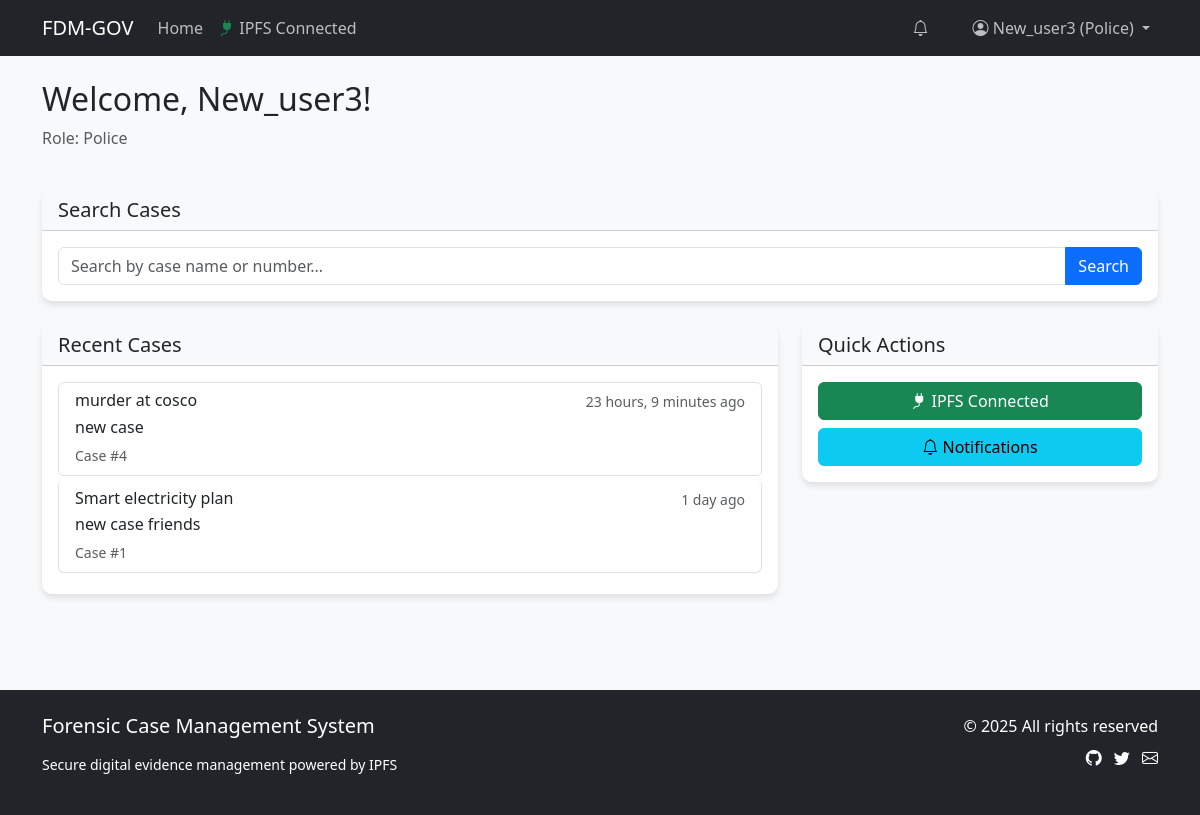
Page / (signed in) on the earlier database version.
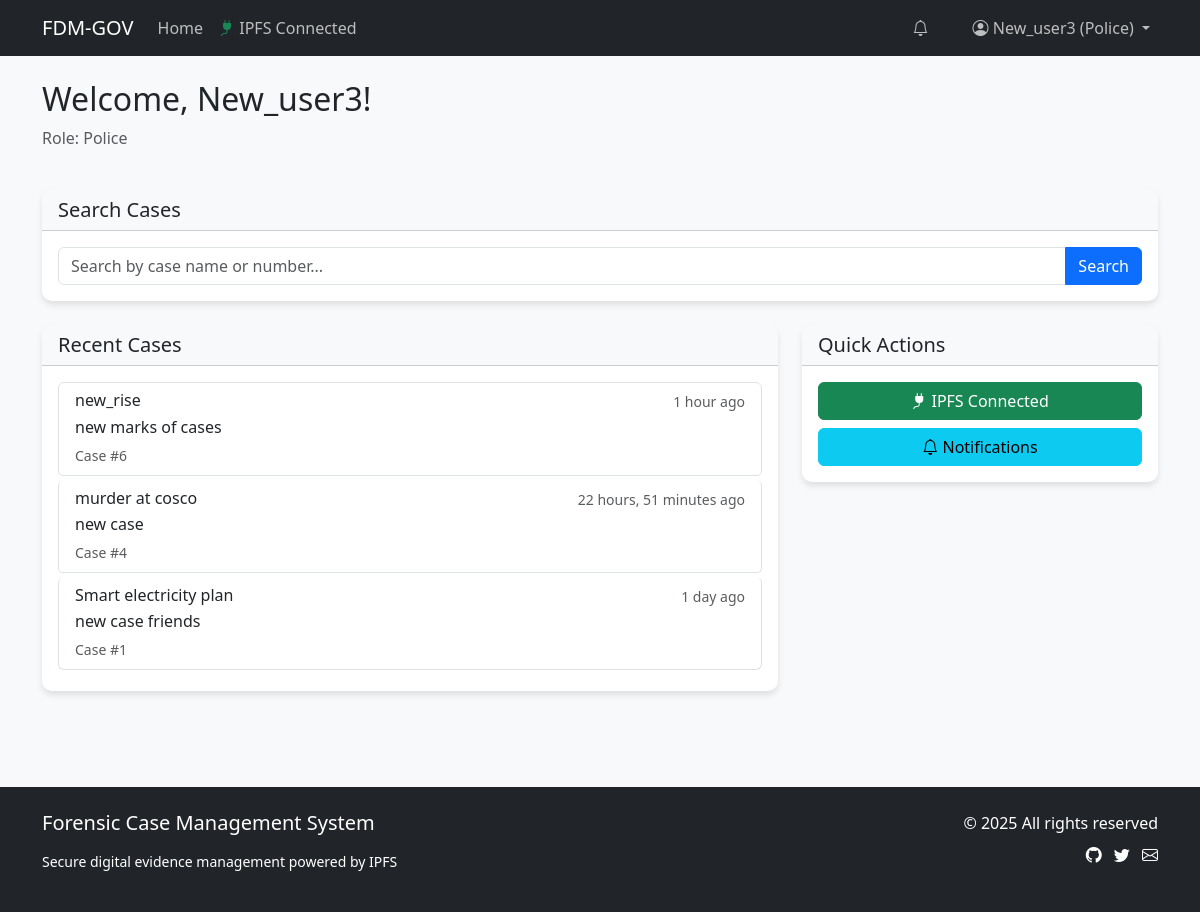
Same page on the later database version.
### case_mgmt/models.py (models this page shows)
class CustomUser(AbstractUser):
    ROLES = (
        ('forensic', 'Forensic'),
        ('police', 'Police'),
        ('lawyer', 'Lawyer'),
        ('court', 'Court'),
    )
    role = models.CharField(max_length=10, choices=ROLES)
    email = models.EmailField(unique=True)
    pinata_api_key = models.CharField(max_length=255, blank=True, null=True)
    pinata_secret = models.CharField(max_length=255, blank=True, null=True)
    is_ipfs_connected = models.BooleanField(default=False)
    profile_picture_cid = models.CharField(max_length=255, blank=True, null=True)
    phone_number = models.CharField(max_length=20, blank=True)
    department = models.CharField(max_length=100, blank=True)
    def unread_notifications_count(self):
        return self.notifications.filter(is_read=False).count()

class UserRecentCase(models.Model):
    user = models.ForeignKey(CustomUser, on_delete=models.CASCADE, related_name='recent_cases')
    case = models.ForeignKey(Case, on_delete=models.CASCADE)
    viewed_at = models.DateTimeField(auto_now_add=True)

class Case(models.Model):
    CASE_TYPES = (
        ('public', 'Public'),
        ('private', 'Private'),
    )
    CASE_STATUS = (
        ('active', 'Active'),
        ('closed', 'Closed'),
        ('archived', 'Archived'),
    )
    case_type = models.CharField(max_length=10, choices=CASE_TYPES)
    name = models.CharField(max_length=255)
    case_number = models.CharField(max_length=50, unique=True)
    description = models.TextField()
    status = models.CharField(max_length=10, choices=CASE_STATUS, default='active')
    location = models.CharField(max_length=255)
    created_by = models.ForeignKey(CustomUser, on_delete=models.CASCADE, related_name='created_cases')
    created_at = models.DateTimeField(auto_now_add=True)
    updated_at = models.DateTimeField(auto_now=True)
    closed_at = models.DateTimeField(null=True, blank=True)
    archived_at = models.DateTimeField(null=True, blank=True)
    shared_with = models.ManyToManyField(CustomUser, related_name='shared_cases', blank=True)
    disclosure_added = models.BooleanField(default=False)
    disclosure_added_at = models.DateTimeField(null=True, blank=True)
    disclosure_added_by = models.ForeignKey(CustomUser, null=True, blank=True, on_delete=models.SET_NULL, related_name='disclosures_added')

### case_mgmt/views.py (the view, shortened to what this page needs)
# urls.py: path('', views.home_view, name='home'),
@login_required
def home_view(request):
    recent_cases = UserRecentCase.objects.filter(user=request.user).order_by('-viewed_at')[:3]
    return render(request, 'case_mgmt/home.html', {
        'recent_cases': recent_cases,
    })

### case_mgmt/templates/case_mgmt/home.html (shortened to what this page needs)
{% extends 'case_mgmt/base.html' %}
{% block content %}
<div class="row mb-4">
    <div class="col">
        <h2>Welcome, {{ user.username }}!</h2>
        <p class="text-muted">Role: {{ user.get_role_display }}</p>
    </div>
</div>
<div class="row mb-4">
    <div class="col">
        <div class="card">
            <div class="card-header bg-light">
                <h5 class="mb-0">Search Cases</h5>
            </div>
            <div class="card-body">
                <form method="post">
                    <div class="input-group">
                        <input type="text" class="form-control" name="search_query" placeholder="Search by case name or number...">
                        <button class="btn btn-primary" type="submit">Search</button>
                    </div>
                </form>
            </div>
        </div>
    </div>
</div>
<div class="row">
    <div class="col-md-8">
        <div class="card mb-4">
            <div class="card-header bg-light">
                <h5 class="mb-0">Recent Cases</h5>
            </div>
            <div class="card-body">
                {% if recent_cases %}
                    <div class="list-group">
                        {% for recent_case in recent_cases %}
                            <a href="{% url 'case_detail' recent_case.case.id %}" class="list-group-item list-group-item-action">
                                <div class="d-flex w-100 justify-content-between">
                                    <h6 class="mb-1">{{ recent_case.case.name }}</h6>
                                    <small class="text-muted">{{ recent_case.viewed_at|timesince }} ago</small>
                                </div>
                                <p class="mb-1">{{ recent_case.case.description|truncatechars:100 }}</p>
                                <small class="text-muted">Case #{{ recent_case.case.case_number }}</small>
                            </a>
                        {% endfor %}
                    </div>
                {% else %}
                    <p class="text-muted">No recent cases viewed.</p>
                {% endif %}
            </div>
        </div>
    </div>
    <div class="col-md-4">
        <div class="card">
            <div class="card-header bg-light">
                <h5 class="mb-0">Quick Actions</h5>
            </div>
            <div class="card-body">
                <a href="{% url 'ipfs_connect' %}" class="btn btn-{% if user.is_ipfs_connected %}success{% else %}warning{% endif %} w-100 mb-2">
                    <i class="bi bi-{% if user.is_ipfs_connected %}plug-fill{% else %}plug{% endif %}"></i>
                    {% if user.is_ipfs_connected %}IPFS Connected{% else %}Connect to IPFS{% endif %}
                </a>
                <a href="{% url 'notifications' %}" class="btn btn-info w-100 position-relative">
                    <i class="bi bi-bell"></i> Notifications
                </a>
            </div>
        </div>
    </div>
</div>
{% endblock %}

### case_mgmt/templates/case_mgmt/base.html (shortened to what this page needs)
{% load static %}
<!DOCTYPE html>
<html lang="en">
    <head>
        <link href="https://cdn.jsdelivr.net/npm/bootstrap@5.3.0/dist/css/bootstrap.min.css" rel="stylesheet">
        <link rel="stylesheet" href="https://cdn.jsdelivr.net/npm/bootstrap-icons@1.10.0/font/bootstrap-icons.css">
        <link rel="stylesheet" href="{% static 'css/styles.css' %}">
    </head>
<body>
    <nav class="navbar navbar-expand-lg navbar-dark bg-dark">
        <div class="container">
            <a class="navbar-brand" href="{% url 'home' %}">FDM-GOV</a>
            <div class="collapse navbar-collapse" id="navbarNav">
                <ul class="navbar-nav me-auto">
                    {% if user.is_authenticated %}
                        <li class="nav-item">
                            <a class="nav-link" href="{% url 'home' %}">Home</a>
                        </li>
                        <li class="nav-item">
                            <a class="nav-link" href="{% url 'ipfs_connect' %}">
                                {% if user.is_ipfs_connected %}
                                    <i class="bi bi-plug-fill text-success"></i> IPFS Connected
                                {% else %}
                                    <i class="bi bi-plug"></i> Connect to IPFS
                                {% endif %}
                            </a>
                        </li>
                    {% endif %}
                </ul>
                <ul class="navbar-nav">
                    {% if user.is_authenticated %}
                        <li class="nav-item">
                            <a class="nav-link position-relative" href="{% url 'notifications' %}">
                                <i class="bi bi-bell"></i>
                            </a>
                        </li>
                        <li class="nav-item dropdown">
                            <a class="nav-link dropdown-toggle" href="#" id="navbarDropdown" role="button" data-bs-toggle="dropdown">
                                {% if user.profile_picture_cid %}
                                <img src="https://gateway.pinata.cloud/ipfs/{{ user.profile_picture_cid }}"
                                     class="rounded-circle me-1" width="30" height="30" alt="Profile">
                                {% else %}
                                <i class="bi bi-person-circle"></i>
                                {% endif %}
                                {{ user.username }} ({{ user.get_role_display }})
                            </a>
                        </li>
                    {% endif %}
                </ul>
            </div>
        </div>
    </nav>
    <main class="container py-4">
        {% block content %}{% endblock %}
    </main>
    <footer class="bg-dark text-white py-4 mt-5">
        <div class="container">
            <div class="row">
                <div class="col-md-6 text-center text-md-start">
                    <h5 class="mb-3">Forensic Case Management System</h5>
                    <p class="small">Secure digital evidence management powered by IPFS</p>
                </div>
                <div class="col-md-6 text-center text-md-end">
                    <p class="mb-0">&copy; {% now "Y" %} All rights reserved</p>
                    <div class="mt-2">
                        <a href="#" class="text-white me-2"><i class="bi bi-github"></i></a>
                        <a href="#" class="text-white me-2"><i class="bi bi-twitter"></i></a>
                        <a href="#" class="text-white"><i class="bi bi-envelope"></i></a>
                    </div>
                </div>
            </div>
        </div>
    </footer>
</body>
</html>

### case_mgmt/static/css/styles.css (style rules this page uses)
body { background-color: #f8f9fa; }
.card { border-radius: 10px; box-shadow: 0 4px 6px rgba(0, 0, 0, 0.1); }
.card-header { border-radius: 10px 10px 0 0 !important; }
.list-group-item { border-radius: 5px; margin-bottom: 5px; }
.nav-link { color: rgba(255,255,255,0.7); padding: 0.5rem; min-width: 60px; }
main { padding-bottom: 70px !important; }
.card { border: none; border-radius: 10px; overflow: hidden; transition: transform 0.3s ease, box-shadow 0.3s ease; }

Differences in the rows shown:
added UserRecentCase: case.name "new_rise", viewed_at "1 hour", case.description "new marks of cases", case.case_number "6"
changed UserRecentCase "murder at cosco": viewed_at "23 hours, 9 minutes" → "22 hours, 51 minutes"
